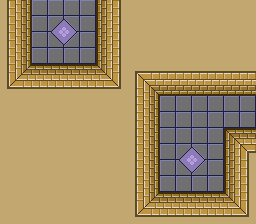

Rendered tile map (Tiled .tmx) drawn with the repository's tilesets; below, a short description and the map source with its tile grids summarised:
An orthogonal 16x14 tile map with 16x16 px tiles, 1 tile layer (Tiles) and 2 objects (2x key).

<map version="1.9" tiledversion="1.9.2" class="normal" orientation="orthogonal" renderorder="right-down" width="16" height="14" tilewidth="16" tileheight="16" infinite="0" nextlayerid="4" nextobjectid="14">
 <tileset firstgid="1" source="../metatiles/dungeon.tsx" />
 <layer id="1" name="Tiles" class="normal" width="16" height="14">
  <data>[224 cells, 224 non-empty, 30 distinct tile ids]</data>
 </layer>
 <objectgroup id="2" name="Enemies">
  <object id="12" class="key" x="191" y="160">
   <properties>
    <property name="parameter" value="first_key_room__right_key" />
   </properties>
   <point />
  </object>
  <object id="13" class="key" x="63" y="32">
   <properties>
    <property name="parameter" value="first_key_room__left_key" />
   </properties>
   <point />
  </object>
 </objectgroup>
</map>
